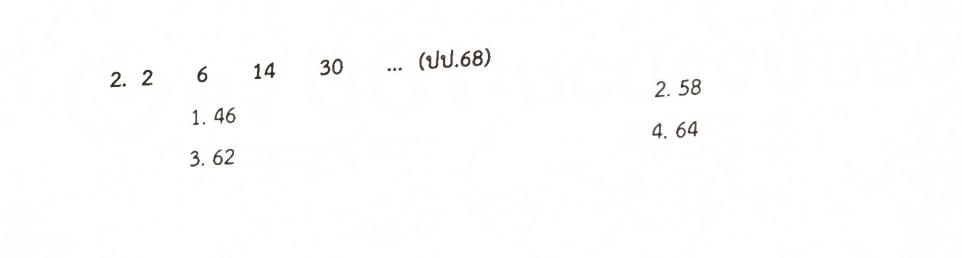
#> input picture assets/real-general/q002.jpg, 1924 x 516 px (shown at 1/2 size); its folder holds 4 pictures in this run
$ python make_general_review_sheets.py
#> lines starting #> are read from the running program, lines starting #| are printed output that depends on the picture
from pathlib import Path
from PIL import Image, ImageDraw, ImageOps

ROOT = Path(__file__).resolve().parents[1]
SOURCE = ROOT / "assets" / "real-general"
OUTPUT = ROOT / "tmp" / "general-review"

numbers = [2,4,7,8,9,15,16,18,21,27,28,29,34,35,43,46,47,51,52,53,56,57,58,59,60,66,69,70,71,73,74,82,83,84,85,87,90,96]
OUTPUT.mkdir(parents=True, exist_ok=True)
for sheet_no, offset in enumerate(range(0, len(numbers), 4), 1):
    group = numbers[offset:offset+4]
    cards = []
    for number in group:
        image = Image.open(SOURCE / f"q{number:03}.jpg").convert("RGB")
#> image is the input picture: PIL image 1924x516 RGB; mean R, G, B 253.3, 253.2, 253.2
        image.thumbnail((1700, 950))
#> image: PIL image 1700x456 RGB
        card = Image.new("RGB", (1740, 1020), "white")
#> card: PIL image 1740x1020 RGB; every value is 255
        card.paste(image, (20, 50))
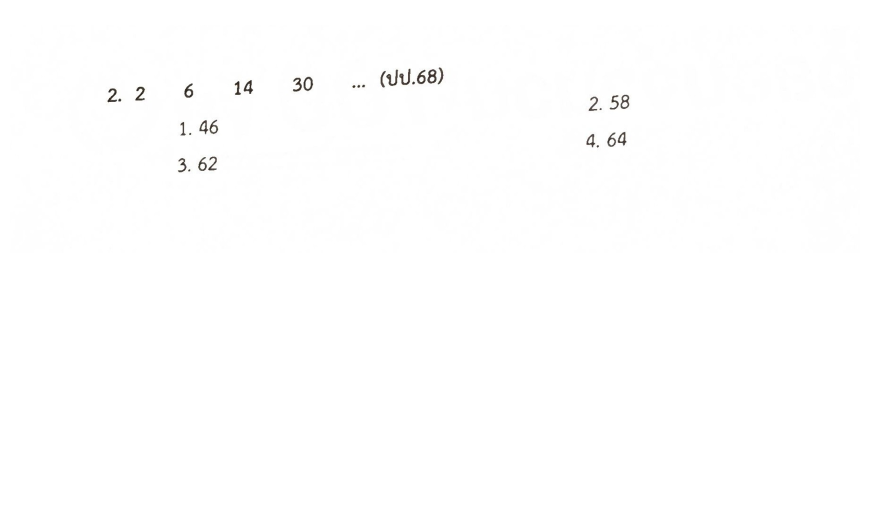
#> card: PIL image 1740x1020 RGB (shown at 1/2 size); mean R, G, B 254.2, 254.2, 254.2
        ImageDraw.Draw(card).text((20, 15), f"QUESTION {number}", fill="red")
#> (the run stopped early here; a loop or call above may not have finished)
